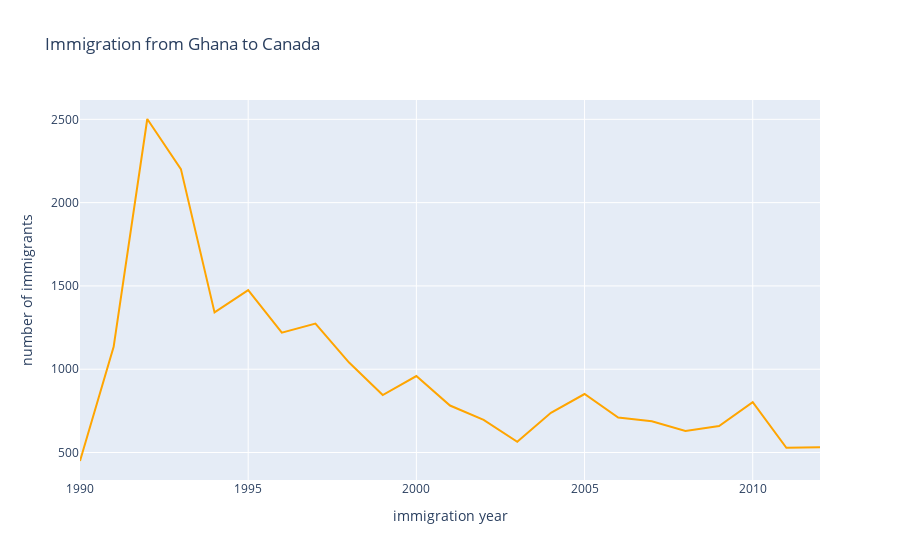

Write notebook code for a chart like this one.
### Code cell
country_data = get_data('ghana', 1990, 2012)
fig = go.Figure()
fig.add_trace(go.Scatter(x = country_data['immigration_year'], y = country_data['number_of_immigrants'], mode = 'lines', marker = dict(color = 'orange')))
fig.update_layout(title = 'Immigration from Ghana to Canada', xaxis_title = 'immigration year', yaxis_title = 'number of immigrants')
fig.show()

### Figure 1 — Plotly figure (JSON) as saved in the notebook; plotly's stock layout.template omitted (floating-point values rounded to 4 significant figures)
{"data": [{"marker": {"color": "orange"}, "mode": "lines", "type": "scatter", "x": [1990, 1991, 1992, 1993, 1994, 1995, 1996, 1997, 1998, 1999, 2000, 2001, 2002, 2003, 2004, 2005, 2006, 2007, 2008, 2009, 2010, 2011, 2012], "y": [449, 1134, 2502, 2201, 1341, 1475, 1219, 1274, 1040, 845, 959, 782, 696, 564, 738, 851, 710, 688, 629, 659, 802, 528, 531]}], "layout": {"title": {"text": "Immigration from Ghana to Canada"}, "xaxis": {"title": {"text": "immigration year"}}, "yaxis": {"title": {"text": "number of immigrants"}}}}
